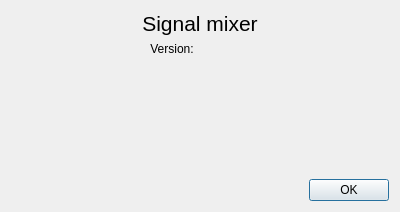
<?xml version="1.0" encoding="UTF-8"?>
<ui version="4.0">
 <class>AboutDialog</class>
 <widget class="QDialog" name="AboutDialog">
  <property name="geometry">
   <rect>
    <x>0</x>
    <y>0</y>
    <width>400</width>
    <height>212</height>
   </rect>
  </property>
  <property name="windowTitle">
   <string>About</string>
  </property>
  <layout class="QVBoxLayout" name="verticalLayout">
   <item>
    <widget class="QLabel" name="ql_swName">
     <property name="font">
      <font>
       <pointsize>16</pointsize>
       <weight>50</weight>
       <bold>false</bold>
      </font>
     </property>
     <property name="text">
      <string>Signal mixer</string>
     </property>
     <property name="alignment">
      <set>Qt::AlignCenter</set>
     </property>
    </widget>
   </item>
   <item>
    <layout class="QHBoxLayout" name="horizontalLayout">
     <item>
      <widget class="QLabel" name="ql_versionCaption">
       <property name="text">
        <string>Version: </string>
       </property>
       <property name="alignment">
        <set>Qt::AlignRight|Qt::AlignTrailing|Qt::AlignVCenter</set>
       </property>
      </widget>
     </item>
     <item>
      <widget class="QLabel" name="ql_versionTag">
       <property name="text">
        <string>&lt;PLACEHOLDER&gt;</string>
       </property>
      </widget>
     </item>
    </layout>
   </item>
   <item>
    <spacer name="verticalSpacer_2">
     <property name="orientation">
      <enum>Qt::Vertical</enum>
     </property>
     <property name="sizeHint" stdset="0">
      <size>
       <width>20</width>
       <height>40</height>
      </size>
     </property>
    </spacer>
   </item>
   <item>
    <widget class="QLabel" name="ql_echmetLogo">
     <property name="sizePolicy">
      <sizepolicy hsizetype="Expanding" vsizetype="Expanding">
       <horstretch>0</horstretch>
       <verstretch>3</verstretch>
      </sizepolicy>
     </property>
     <property name="font">
      <font>
       <pointsize>18</pointsize>
      </font>
     </property>
     <property name="text">
      <string>&lt;ECHMET_LOGO&gt;</string>
     </property>
     <property name="alignment">
      <set>Qt::AlignCenter</set>
     </property>
    </widget>
   </item>
   <item>
    <widget class="QLabel" name="ql_echmetLink">
     <property name="text">
      <string>&lt;ECHMET_LINK&gt;</string>
     </property>
     <property name="alignment">
      <set>Qt::AlignCenter</set>
     </property>
    </widget>
   </item>
   <item>
    <spacer name="verticalSpacer">
     <property name="orientation">
      <enum>Qt::Vertical</enum>
     </property>
     <property name="sizeHint" stdset="0">
      <size>
       <width>20</width>
       <height>40</height>
      </size>
     </property>
    </spacer>
   </item>
   <item>
    <widget class="QDialogButtonBox" name="buttonBox">
     <property name="standardButtons">
      <set>QDialogButtonBox::Ok</set>
     </property>
    </widget>
   </item>
  </layout>
 </widget>
 <resources/>
 <connections/>
</ui>
